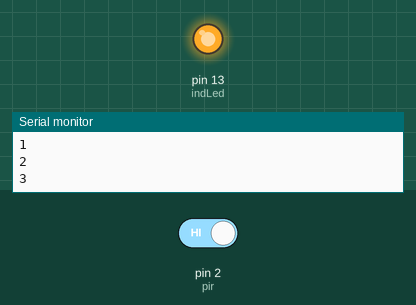
This sketch was run on a simulated Arduino Uno, built with avr-gcc and run on an emulated ATmega328P. Shown: output pins drawn as LEDs (lit = HIGH), the last lines printed to the serial monitor. The test bench sets the inputs (shaded band); at power-on: pin 2 (pir) HIGH.

Above: at 2.8 s.
2.9 s: pin 2 (pir) driven LOW
At 3.9 s:
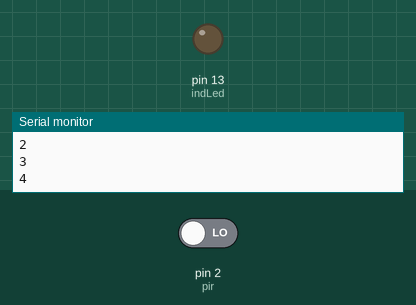
4.5 s: pin 2 (pir) driven HIGH
At 5.4 s:
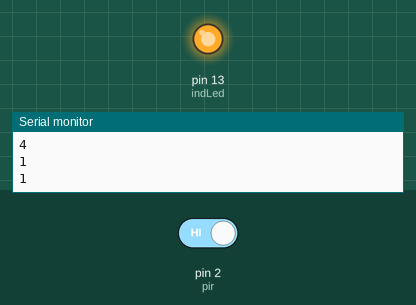
Timing chart, 0 to 7.5 s (numbered marks = the images above; inputs shaded):
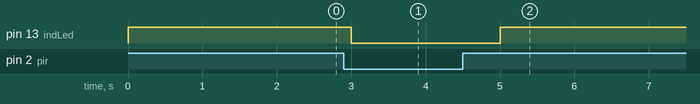

Measured:
- after the input at 2.9 s, pin 13 (indLed): HIGH → LOW after 0.10 s
- after the input at 4.5 s, pin 13 (indLed): LOW → HIGH after 0.50 s

The sketch:

pir.ino
```cpp
int pir = 2;
int indLed = 13;

void setup() {
  Serial.begin(9600);
  pinMode(pir, INPUT);
  pinMode(indLed, OUTPUT);
}

int count = 0;
void loop()
{
  count++;
  int pirState = digitalRead(pir);
  Serial.println(count);
  digitalWrite(indLed,pirState);
  delay(1000);
  if(pirState == LOW)count = 0;
}
```
